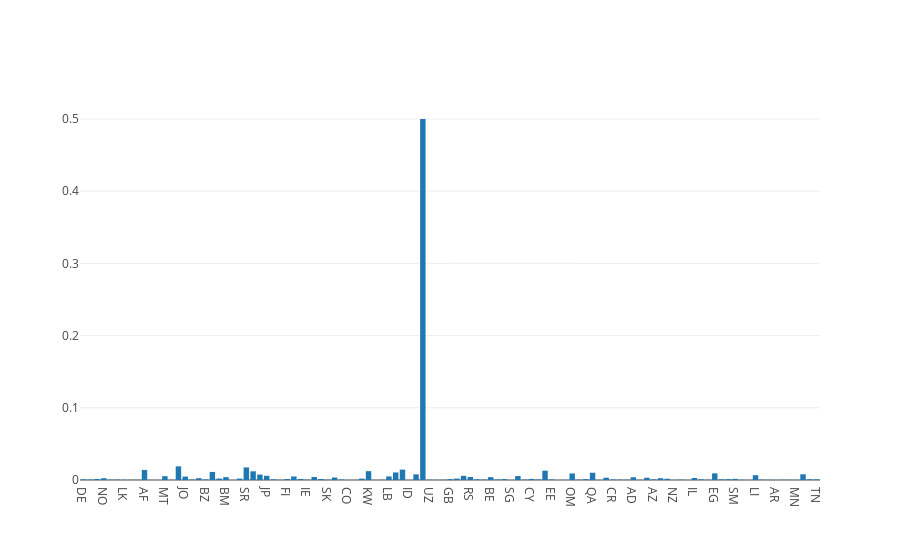

Notebook code cell kept with this figure:
### Code cell
df = _.DataFrame()

iplot([go.Bar(
            x=df['subject_country'],
            y=df['normalized_server_count'],
)])
